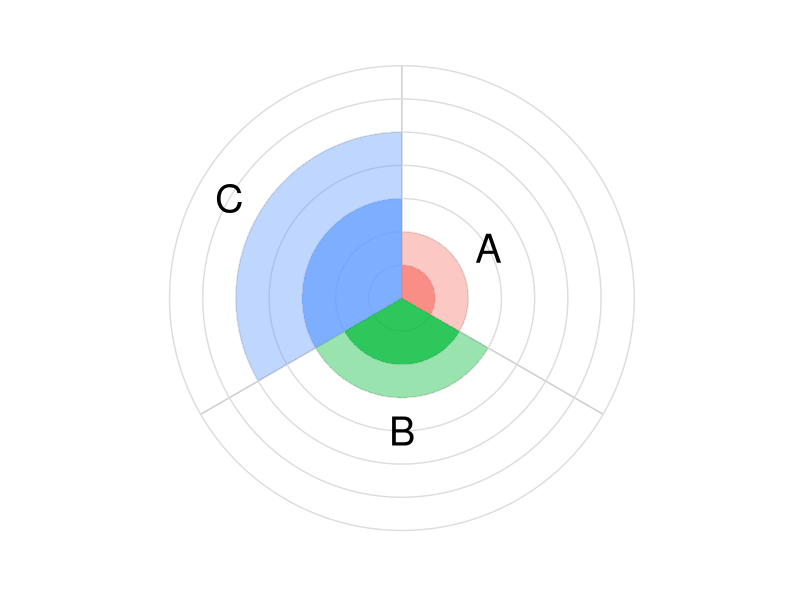

Write the R code that produced this figure.
library("ggplot2")

df = data.frame(class = 1:3,
                value_1 = 1:3,
                value_2 = c(2, 3, 5))

ggplot(df, aes(x = class,
               fill = as.factor(value_1))) + 
  geom_vline(xintercept = 1:3 - 0.5, color = "#CCCCCC") + 
  geom_hline(yintercept = 1:(max(df$value_2) + 2), color = "#DDDDDD") + 
  geom_col(aes(y = value_2),
           alpha = 0.4,
           width = 1) + 
  geom_col(aes(y = value_1),
           alpha = 0.7,
           width = 1) + 
  geom_text(aes(y = value_2 + 1,
                label = LETTERS[1:3]),
            size = 10) + 
  theme(legend.position = "none",
        axis.title = element_blank(),
        axis.text = element_blank(),
        axis.ticks = element_blank(),
        panel.border = element_blank(),
        panel.background = element_blank()) + 
  coord_polar()
